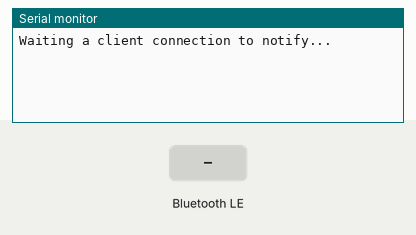
Simulated run of this program. Board: ESP32. Parts: the last lines printed to the serial monitor. The test bench sets the inputs (shaded band). Nothing arrives over Bluetooth unless stated; a phone connects over Bluetooth LE 3 s after start.

Above: at 1.2 s.
1.3 s: Bluetooth LE write "1" received
At 2.5 s:
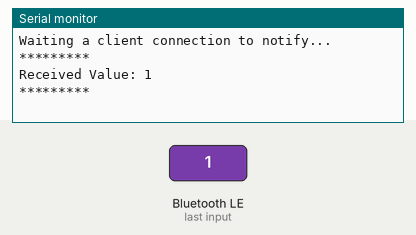
2.8 s: Bluetooth LE write "0" received
At 2.98 s:
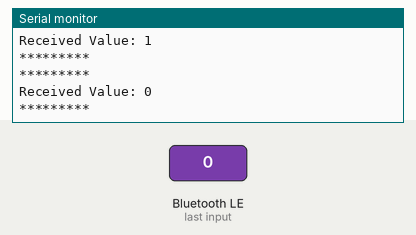
5.8 s: Bluetooth LE write "2" received
At 6.2 s:
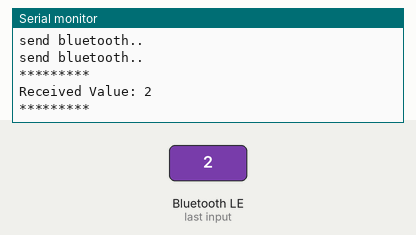

The program:

main.cpp
```cpp
#include <BLEDevice.h>
#include <BLEServer.h>
#include <BLEUtils.h>
#include <BLE2902.h>
#include <Arduino.h>

BLEServer *pServer = NULL;
BLECharacteristic *pCharacteristic = NULL;
bool deviceConnected = false;
bool oldDeviceConnected = false;
uint8_t value = 0;

// See the following for generating UUIDs:
// https://www.uuidgenerator.net/

#define SERVICE_UUID "4fafc201-1fb5-459e-8fcc-c5c9c331914b"
#define CHARACTERISTIC_UUID "beb5483e-36e1-4688-b7f5-ea07361b26a8"

class MyServerCallbacks : public BLEServerCallbacks
{
    void onConnect(BLEServer *pServer)
    {
        deviceConnected = true;
    };

    void onDisconnect(BLEServer *pServer)
    {
        deviceConnected = false;
    }
};

class MyCallbacks : public BLECharacteristicCallbacks
{
    void onWrite(BLECharacteristic *pCharacteristic)
    {
        std::string rxValue = pCharacteristic->getValue();

        if (rxValue.length() > 0)
        {
            Serial.println("*********");
            Serial.print("Received Value: ");
            for (int i = 0; i < rxValue.length(); i++)
                Serial.print(rxValue[i]);

            Serial.println();
            Serial.println("*********");
        }
    }
};

void setup()
{
    Serial.begin(115200);

    // Create the BLE Device
    BLEDevice::init("MyESP32");

    // Create the BLE Server
    pServer = BLEDevice::createServer();
    pServer->setCallbacks(new MyServerCallbacks());

    // Create the BLE Service
    BLEService *pService = pServer->createService(SERVICE_UUID);

    // Create a BLE Characteristic
    pCharacteristic = pService->createCharacteristic(
        CHARACTERISTIC_UUID,
        BLECharacteristic::PROPERTY_READ |
            BLECharacteristic::PROPERTY_WRITE |
            BLECharacteristic::PROPERTY_NOTIFY |
            BLECharacteristic::PROPERTY_INDICATE);

    pCharacteristic->setCallbacks(new MyCallbacks());

    // https://www.bluetooth.com/specifications/gatt/viewer?attributeXmlFile=org.bluetooth.descriptor.gatt.client_characteristic_configuration.xml
    // Create a BLE Descriptor
    pCharacteristic->addDescriptor(new BLE2902());

    // Start the service
    pService->start();

    // Start advertising
    pServer->getAdvertising()->start();
    Serial.println("Waiting a client connection to notify...");
}

void loop()
{
    // notify changed value
    if (deviceConnected)
    {
        Serial.println("send bluetooth..");
        String s = "notification string";
        pCharacteristic->setValue(s.c_str());
        pCharacteristic->notify();
        value++;
        delay(2000); // bluetooth stack will go into congestion, if too many packets are sent
    }
    // disconnecting
    if (!deviceConnected && oldDeviceConnected)
    {
        delay(500);                  // give the bluetooth stack the chance to get things ready
        pServer->startAdvertising(); // restart advertising
        Serial.println("start advertising");
        oldDeviceConnected = deviceConnected;
    }
    // connecting
    if (deviceConnected && !oldDeviceConnected)
    {
        // do stuff here on connecting
        oldDeviceConnected = deviceConnected;
    }
}
```

Measured:
- after the input at 1.3 s, the serial monitor: prints a new line after 0.05 s (image 1)
- after the input at 2.8 s, the serial monitor: prints a new line after 0.05 s (image 2)
- after the input at 5.8 s, the serial monitor: prints a new line after 0.05 s (image 3)
